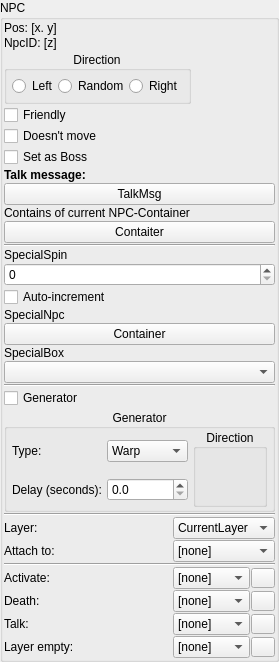
         <widget class="QGroupBox" name="npcProps">
          <property name="minimumSize">
           <size>
            <width>0</width>
            <height>647</height>
           </size>
          </property>
          <property name="title">
           <string>NPC</string>
          </property>
          <layout class="QGridLayout" name="gridLayout_15" columnstretch="35,0,0">
           <property name="sizeConstraint">
            <enum>QLayout::SetMinimumSize</enum>
           </property>
           <property name="leftMargin">
            <number>1</number>
           </property>
           <property name="topMargin">
            <number>1</number>
           </property>
           <property name="rightMargin">
            <number>1</number>
           </property>
           <property name="bottomMargin">
            <number>1</number>
           </property>
           <property name="spacing">
            <number>1</number>
           </property>
           <item row="14" column="0" colspan="3">
            <widget class="QSpinBox" name="PROPS_NPCSpecialSpin"/>
           </item>
           <item row="23" column="0" colspan="3">
            <widget class="Line" name="line_5">
             <property name="orientation">
              <enum>Qt::Horizontal</enum>
             </property>
            </widget>
           </item>
           <item row="26" column="0" colspan="3">
            <widget class="Line" name="line_2">
             <property name="orientation">
              <enum>Qt::Horizontal</enum>
             </property>
            </widget>
           </item>
           <item row="30" column="0">
            <widget class="QLabel" name="NpcEventActivate">
             <property name="text">
              <string>Activate:</string>
             </property>
            </widget>
           </item>
           <item row="31" column="2">
            <widget class="QPushButton" name="PROPS_NpcEventDeathLock">
             <property name="maximumSize">
              <size>
               <width>24</width>
               <height>20</height>
              </size>
             </property>
             <property name="toolTip">
              <string>Don't reset event to 'none'</string>
             </property>
             <property name="text">
              <string notr="true"/>
             </property>
             <property name="icon">
              <iconset resource="../../_resources/editor.qrc">
               <normaloff>:/images/lock_open.png</normaloff>
               <normalon>:/images/lock_closed.png</normalon>:/images/lock_open.png</iconset>
             </property>
             <property name="checkable">
              <bool>true</bool>
             </property>
            </widget>
           </item>
           <item row="33" column="2">
            <widget class="QPushButton" name="PROPS_NpcEventLEmptyLock">
             <property name="maximumSize">
              <size>
               <width>24</width>
               <height>20</height>
              </size>
             </property>
             <property name="toolTip">
              <string>Don't reset event to 'none'</string>
             </property>
             <property name="text">
              <string notr="true"/>
             </property>
             <property name="icon">
              <iconset resource="../../_resources/editor.qrc">
               <normaloff>:/images/lock_open.png</normaloff>
               <normalon>:/images/lock_closed.png</normalon>:/images/lock_open.png</iconset>
             </property>
             <property name="checkable">
              <bool>true</bool>
             </property>
            </widget>
           </item>
           <item row="30" column="1">
            <widget class="QComboBox" name="PROPS_NpcEventActivate">
             <property name="currentText">
              <string notr="true">[none]</string>
             </property>
             <property name="maxVisibleItems">
              <number>50</number>
             </property>
             <item>
              <property name="text">
               <string notr="true">[none]</string>
              </property>
             </item>
            </widget>
           </item>
           <item row="6" column="0" colspan="3">
            <widget class="QCheckBox" name="PROPS_NpcBoss">
             <property name="text">
              <string>Set as Boss</string>
             </property>
            </widget>
           </item>
           <item row="32" column="0">
            <widget class="QLabel" name="NpcEventTalk">
             <property name="text">
              <string>Talk:</string>
             </property>
            </widget>
           </item>
           <item row="18" column="0" colspan="3">
            <widget class="QLabel" name="PROPS_NPCNpcLabel">
             <property name="text">
              <string notr="true">SpecialNpc</string>
             </property>
            </widget>
           </item>
           <item row="27" column="1" colspan="2">
            <widget class="QComboBox" name="PROPS_NpcLayer">
             <property name="currentText">
              <string notr="true">CurrentLayer</string>
             </property>
             <property name="maxVisibleItems">
              <number>50</number>
             </property>
             <item>
              <property name="text">
               <string notr="true">CurrentLayer</string>
              </property>
             </item>
            </widget>
           </item>
           <item row="13" column="0" colspan="3">
            <widget class="QLabel" name="PROPS_NpcSpinLabel">
             <property name="text">
              <string notr="true">SpecialSpin</string>
             </property>
            </widget>
           </item>
           <item row="27" column="0">
            <widget class="QLabel" name="NpcLayerLabel">
             <property name="text">
              <string>Layer:</string>
             </property>
            </widget>
           </item>
           <item row="24" column="0" colspan="3">
            <widget class="QCheckBox" name="PROPS_NpcGenerator">
             <property name="font">
              <font>
               <weight>50</weight>
               <bold>false</bold>
              </font>
             </property>
             <property name="text">
              <string>Generator</string>
             </property>
            </widget>
           </item>
           <item row="33" column="1">
            <widget class="QComboBox" name="PROPS_NpcEventEmptyLayer">
             <property name="currentText">
              <string notr="true">[none]</string>
             </property>
             <property name="maxVisibleItems">
              <number>50</number>
             </property>
             <item>
              <property name="text">
               <string notr="true">[none]</string>
              </property>
             </item>
            </widget>
           </item>
           <item row="10" column="0" colspan="3">
            <widget class="QLabel" name="PROPS_NpcContainsLabel">
             <property name="text">
              <string>Contains of current NPC-Container</string>
             </property>
            </widget>
           </item>
           <item row="32" column="1">
            <widget class="QComboBox" name="PROPS_NpcEventTalk">
             <property name="currentText">
              <string notr="true">[none]</string>
             </property>
             <property name="maxVisibleItems">
              <number>50</number>
             </property>
             <item>
              <property name="text">
               <string notr="true">[none]</string>
              </property>
             </item>
            </widget>
           </item>
           <item row="33" column="0">
            <widget class="QLabel" name="NpcEventTalk_2">
             <property name="text">
              <string>Layer empty:</string>
             </property>
            </widget>
           </item>
           <item row="29" column="0" colspan="3">
            <widget class="Line" name="line_3">
             <property name="orientation">
              <enum>Qt::Horizontal</enum>
             </property>
            </widget>
           </item>
           <item row="20" column="0" colspan="3">
            <widget class="QLabel" name="PROPS_NPCBoxLabel">
             <property name="text">
              <string notr="true">SpecialBox</string>
             </property>
            </widget>
           </item>
           <item row="21" column="0" colspan="3">
            <widget class="QComboBox" name="PROPS_NPCSpecialBox">
             <property name="currentText">
              <string notr="true"/>
             </property>
            </widget>
           </item>
           <item row="1" column="0" colspan="3">
            <widget class="QLabel" name="PROPS_NpcPos">
             <property name="text">
              <string notr="true">Pos: [x. y]</string>
             </property>
            </widget>
           </item>
           <item row="12" column="0" colspan="3">
            <widget class="Line" name="line_6">
             <property name="orientation">
              <enum>Qt::Horizontal</enum>
             </property>
            </widget>
           </item>
           <item row="31" column="1">
            <widget class="QComboBox" name="PROPS_NpcEventDeath">
             <property name="currentText">
              <string notr="true">[none]</string>
             </property>
             <property name="maxVisibleItems">
              <number>50</number>
             </property>
             <item>
              <property name="text">
               <string notr="true">[none]</string>
              </property>
             </item>
            </widget>
           </item>
           <item row="32" column="2">
            <widget class="QPushButton" name="PROPS_NpcEventTalkLock">
             <property name="maximumSize">
              <size>
               <width>24</width>
               <height>20</height>
              </size>
             </property>
             <property name="toolTip">
              <string>Don't reset event to 'none'</string>
             </property>
             <property name="text">
              <string notr="true"/>
             </property>
             <property name="icon">
              <iconset resource="../../_resources/editor.qrc">
               <normaloff>:/images/lock_open.png</normaloff>
               <normalon>:/images/lock_closed.png</normalon>:/images/lock_open.png</iconset>
             </property>
             <property name="checkable">
              <bool>true</bool>
             </property>
            </widget>
           </item>
           <item row="28" column="0">
            <widget class="QLabel" name="NpcLayerAttach">
             <property name="text">
              <string>Attach to:</string>
             </property>
            </widget>
           </item>
           <item row="31" column="0">
            <widget class="QLabel" name="NpcEventDeath">
             <property name="text">
              <string>Death:</string>
             </property>
            </widget>
           </item>
           <item row="25" column="0" colspan="3">
            <widget class="QGroupBox" name="PROPS_NPCGenBox">
             <property name="sizePolicy">
              <sizepolicy hsizetype="Expanding" vsizetype="Fixed">
               <horstretch>0</horstretch>
               <verstretch>0</verstretch>
              </sizepolicy>
             </property>
             <property name="minimumSize">
              <size>
               <width>0</width>
               <height>54</height>
              </size>
             </property>
             <property name="title">
              <string>Generator</string>
             </property>
             <property name="alignment">
              <set>Qt::AlignCenter</set>
             </property>
             <layout class="QGridLayout" name="gridLayout_3">
              <property name="sizeConstraint">
               <enum>QLayout::SetDefaultConstraint</enum>
              </property>
              <property name="leftMargin">
               <number>5</number>
              </property>
              <property name="topMargin">
               <number>0</number>
              </property>
              <property name="rightMargin">
               <number>5</number>
              </property>
              <property name="bottomMargin">
               <number>2</number>
              </property>
              <property name="horizontalSpacing">
               <number>5</number>
              </property>
              <property name="verticalSpacing">
               <number>0</number>
              </property>
              <item row="0" column="0">
               <widget class="QLabel" name="NPCGenType">
                <property name="text">
                 <string>Type:</string>
                </property>
               </widget>
              </item>
              <item row="1" column="0">
               <widget class="QLabel" name="NpcGenDelay">
                <property name="text">
                 <string>Delay (seconds):</string>
                </property>
               </widget>
              </item>
              <item row="0" column="1">
               <widget class="QComboBox" name="PROPS_NPCGenType">
                <property name="sizeAdjustPolicy">
                 <enum>QComboBox::AdjustToContents</enum>
                </property>
                <item>
                 <property name="text">
                  <string>Warp</string>
                 </property>
                </item>
                <item>
                 <property name="text">
                  <string>Projectile</string>
                 </property>
                </item>
               </widget>
              </item>
              <item row="1" column="1">
               <widget class="QDoubleSpinBox" name="PROPS_NPCGenTime">
                <property name="decimals">
                 <number>1</number>
                </property>
               </widget>
              </item>
              <item row="0" column="2" rowspan="2">
               <widget class="QGroupBox" name="groupBox_2">
                <property name="minimumSize">
                 <size>
                  <width>74</width>
                  <height>78</height>
                 </size>
                </property>
                <property name="maximumSize">
                 <size>
                  <width>50</width>
                  <height>16777215</height>
                 </size>
                </property>
                <property name="title">
                 <string>Direction</string>
                </property>
                <property name="alignment">
                 <set>Qt::AlignCenter</set>
                </property>
                <layout class="QGridLayout" name="gridLayout">
                 <property name="leftMargin">
                  <number>0</number>
                 </property>
                 <property name="topMargin">
                  <number>0</number>
                 </property>
                 <property name="rightMargin">
                  <number>0</number>
                 </property>
                 <property name="bottomMargin">
                  <number>0</number>
                 </property>
                 <property name="spacing">
                  <number>0</number>
                 </property>
                 <item row="2" column="4">
                  <spacer name="horizontalSpacer_3">
                   <property name="orientation">
                    <enum>Qt::Horizontal</enum>
                   </property>
                   <property name="sizeHint" stdset="0">
                    <size>
                     <width>40</width>
                     <height>20</height>
                    </size>
                   </property>
                  </spacer>
                 </item>
                 <item row="2" column="0">
                  <spacer name="horizontalSpacer_2">
                   <property name="orientation">
                    <enum>Qt::Horizontal</enum>
                   </property>
                   <property name="sizeHint" stdset="0">
                    <size>
                     <width>40</width>
                     <height>20</height>
                    </size>
                   </property>
                  </spacer>
                 </item>
                 <item row="4" column="2">
                  <spacer name="verticalSpacer_4">
                   <property name="orientation">
                    <enum>Qt::Vertical</enum>
                   </property>
                   <property name="sizeHint" stdset="0">
                    <size>
                     <width>20</width>
                     <height>40</height>
                    </size>
                   </property>
                  </spacer>
                 </item>
                 <item row="2" column="2">
                  <widget class="QLabel" name="label_2">
                   <property name="minimumSize">
                    <size>
                     <width>16</width>
                     <height>16</height>
                    </size>
                   </property>
                   <property name="text">
                    <string notr="true"/>
                   </property>
                   <property name="pixmap">
                    <pixmap resource="../../_resources/editor.qrc">:/arrows/arrows/box.png</pixmap>
                   </property>
                   <property name="alignment">
                    <set>Qt::AlignCenter</set>
                   </property>
                  </widget>
                 </item>
                 <item row="2" column="3">
                  <widget class="QPushButton" name="PROPS_NPCGenRight">
                   <property name="minimumSize">
                    <size>
                     <width>16</width>
                     <height>16</height>
                    </size>
                   </property>
                   <property name="toolTip">
                    <string>Left</string>
                   </property>
                   <property name="text">
                    <string notr="true"/>
                   </property>
                   <property name="icon">
                    <iconset resource="../../_resources/editor.qrc">
                     <normaloff>:/arrows/arrows/black_right.png</normaloff>
                     <normalon>:/arrows/arrows/green_right.png</normalon>:/arrows/arrows/black_right.png</iconset>
                   </property>
                   <property name="checkable">
                    <bool>true</bool>
                   </property>
                   <property name="autoExclusive">
                    <bool>true</bool>
                   </property>
                   <property name="flat">
                    <bool>true</bool>
                   </property>
                  </widget>
                 </item>
                 <item row="1" column="2">
                  <widget class="QPushButton" name="PROPS_NPCGenUp">
                   <property name="minimumSize">
                    <size>
                     <width>16</width>
                     <height>16</height>
                    </size>
                   </property>
                   <property name="toolTip">
                    <string>Up</string>
                   </property>
                   <property name="text">
                    <string notr="true"/>
                   </property>
                   <property name="icon">
                    <iconset resource="../../_resources/editor.qrc">
                     <normaloff>:/arrows/arrows/black_up.png</normaloff>
                     <normalon>:/arrows/arrows/green_up.png</normalon>:/arrows/arrows/black_up.png</iconset>
                   </property>
                   <property name="checkable">
                    <bool>true</bool>
                   </property>
                   <property name="autoExclusive">
                    <bool>true</bool>
                   </property>
                   <property name="flat">
                    <bool>true</bool>
                   </property>
                  </widget>
                 </item>
                 <item row="2" column="1">
                  <widget class="QPushButton" name="PROPS_NPCGenLeft">
                   <property name="minimumSize">
                    <size>
                     <width>16</width>
                     <height>16</height>
                    </size>
                   </property>
                   <property name="toolTip">
                    <string>Right</string>
                   </property>
                   <property name="text">
                    <string notr="true"/>
                   </property>
                   <property name="icon">
                    <iconset resource="../../_resources/editor.qrc">
                     <normaloff>:/arrows/arrows/black_left.png</normaloff>
                     <normalon>:/arrows/arrows/green_left.png</normalon>:/arrows/arrows/black_left.png</iconset>
                   </property>
                   <property name="checkable">
                    <bool>true</bool>
                   </property>
                   <property name="autoExclusive">
                    <bool>true</bool>
                   </property>
                   <property name="flat">
                    <bool>true</bool>
                   </property>
                  </widget>
                 </item>
                 <item row="3" column="2">
                  <widget class="QPushButton" name="PROPS_NPCGenDown">
                   <property name="minimumSize">
                    <size>
                     <width>16</width>
                     <height>16</height>
                    </size>
                   </property>
                   <property name="toolTip">
                    <string>Down</string>
                   </property>
                   <property name="text">
                    <string notr="true"/>
                   </property>
                   <property name="icon">
                    <iconset resource="../../_resources/editor.qrc">
                     <normaloff>:/arrows/arrows/black_down.png</normaloff>
                     <normalon>:/arrows/arrows/green_down.png</normalon>:/arrows/arrows/black_down.png</iconset>
                   </property>
                   <property name="checkable">
                    <bool>true</bool>
                   </property>
                   <property name="autoExclusive">
                    <bool>true</bool>
                   </property>
                   <property name="flat">
                    <bool>true</bool>
                   </property>
                  </widget>
                 </item>
                 <item row="0" column="2">
                  <spacer name="verticalSpacer_5">
                   <property name="orientation">
                    <enum>Qt::Vertical</enum>
                   </property>
                   <property name="sizeHint" stdset="0">
                    <size>
                     <width>20</width>
                     <height>40</height>
                    </size>
                   </property>
                  </spacer>
                 </item>
                </layout>
               </widget>
              </item>
             </layout>
            </widget>
           </item>
           <item row="30" column="2">
            <widget class="QPushButton" name="PROPS_NpcEventActovateLock">
             <property name="maximumSize">
              <size>
               <width>24</width>
               <height>20</height>
              </size>
             </property>
             <property name="toolTip">
              <string>Don't reset event to 'none'</string>
             </property>
             <property name="text">
              <string notr="true"/>
             </property>
             <property name="icon">
              <iconset resource="../../_resources/editor.qrc">
               <normaloff>:/images/lock_open.png</normaloff>
               <normalon>:/images/lock_closed.png</normalon>:/images/lock_open.png</iconset>
             </property>
             <property name="checkable">
              <bool>true</bool>
             </property>
            </widget>
           </item>
           <item row="8" column="0" colspan="3">
            <widget class="QLabel" name="PROPS_NpcTMsgLabel">
             <property name="font">
              <font>
               <weight>75</weight>
               <bold>true</bold>
              </font>
             </property>
             <property name="text">
              <string>Talk message:</string>
             </property>
            </widget>
           </item>
           <item row="5" column="0" colspan="3">
            <widget class="QCheckBox" name="PROPS_NPCNoMove">
             <property name="text">
              <string>Doesn't move</string>
             </property>
            </widget>
           </item>
           <item row="3" column="0" colspan="3">
            <widget class="QGroupBox" name="PROPS_NpcDir">
             <property name="sizePolicy">
              <sizepolicy hsizetype="Expanding" vsizetype="Fixed">
               <horstretch>0</horstretch>
               <verstretch>30</verstretch>
              </sizepolicy>
             </property>
             <property name="minimumSize">
              <size>
               <width>0</width>
               <height>30</height>
              </size>
             </property>
             <property name="title">
              <string>Direction</string>
             </property>
             <property name="alignment">
              <set>Qt::AlignCenter</set>
             </property>
             <layout class="QHBoxLayout" name="horizontalLayout">
              <property name="spacing">
               <number>0</number>
              </property>
              <property name="sizeConstraint">
               <enum>QLayout::SetFixedSize</enum>
              </property>
              <property name="leftMargin">
               <number>5</number>
              </property>
              <property name="topMargin">
               <number>5</number>
              </property>
              <property name="rightMargin">
               <number>5</number>
              </property>
              <property name="bottomMargin">
               <number>5</number>
              </property>
              <item>
               <widget class="QRadioButton" name="PROPS_NPCDirLeft">
                <property name="text">
                 <string>Left</string>
                </property>
               </widget>
              </item>
              <item>
               <widget class="QRadioButton" name="PROPS_NPCDirRand">
                <property name="text">
                 <string>Random</string>
                </property>
               </widget>
              </item>
              <item>
               <widget class="QRadioButton" name="PROPS_NPCDirRight">
                <property name="text">
                 <string>Right</string>
                </property>
               </widget>
              </item>
             </layout>
            </widget>
           </item>
           <item row="28" column="1" colspan="2">
            <widget class="QComboBox" name="PROPS_NpcAttachLayer">
             <property name="currentText">
              <string notr="true">[none]</string>
             </property>
             <property name="maxVisibleItems">
              <number>50</number>
             </property>
             <item>
              <property name="text">
               <string notr="true">[none]</string>
              </property>
             </item>
            </widget>
           </item>
           <item row="19" column="0" colspan="3">
            <widget class="QPushButton" name="PROPS_NPCSpecialNPC">
             <property name="text">
              <string notr="true">Container</string>
             </property>
            </widget>
           </item>
           <item row="11" column="0" colspan="3">
            <widget class="QPushButton" name="PROPS_NPCContaiter">
             <property name="text">
              <string notr="true">Contaiter</string>
             </property>
             <property name="flat">
              <bool>false</bool>
             </property>
            </widget>
           </item>
           <item row="4" column="0" colspan="3">
            <widget class="QCheckBox" name="PROPS_NpcFri">
             <property name="text">
              <string>Friendly</string>
             </property>
            </widget>
           </item>
           <item row="15" column="0" colspan="3">
            <widget class="QCheckBox" name="PROPS_NPCSpecialSpin_Auto">
             <property name="text">
              <string>Auto-increment</string>
             </property>
            </widget>
           </item>
           <item row="9" column="0" colspan="3">
            <widget class="QPushButton" name="PROPS_NpcTMsg">
             <property name="text">
              <string notr="true">TalkMsg</string>
             </property>
             <property name="flat">
              <bool>false</bool>
             </property>
            </widget>
           </item>
           <item row="2" column="0" colspan="3">
            <widget class="QLabel" name="PROPS_NpcID">
             <property name="text">
              <string notr="true">NpcID: [z]</string>
             </property>
            </widget>
           </item>
          </layout>
         </widget>
